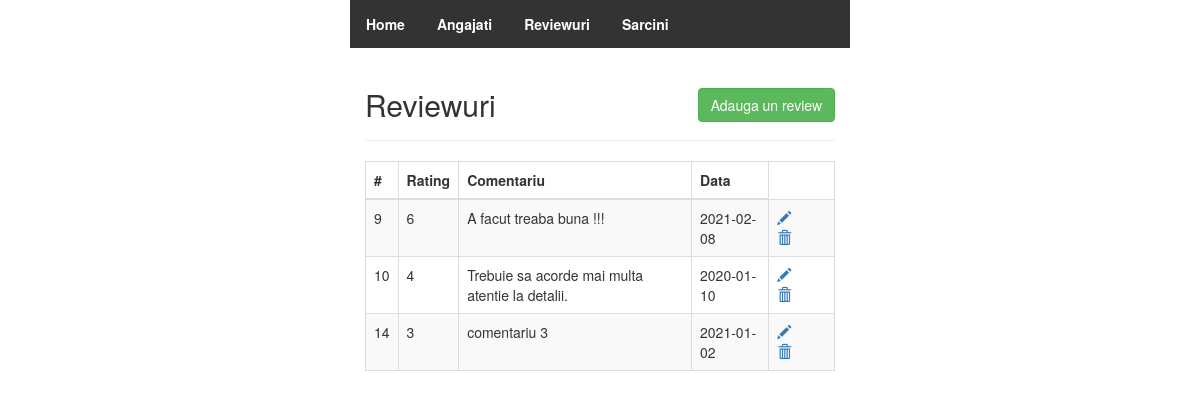
Page /project_php/reviewuri/index.php on the committed database.
### tables this page shows
CREATE TABLE `reviewuri` (
  `idreview` bigint NOT NULL,
  `rating` int DEFAULT NULL,
  `comentariu` text,
  `data` date DEFAULT NULL
);

### project_php/reviewuri/index.php (the view, shortened to what this page needs)
<!DOCTYPE html>
<html lang="en">
<head>
    <link rel="stylesheet" href="https://maxcdn.bootstrapcdn.com/bootstrap/3.3.7/css/bootstrap.css">
    <link rel="stylesheet" href="../main.css">
</head>
<body>
    <div class="wrapper">
        <ul>
            <li><a href="../"><strong>Home</strong></a> </li>
            <li><a href="../angajati"><strong>Angajati</strong></a> </li>
            <li><a href="../reviewuri"><strong>Reviewuri</strong></a> </li>
            <li><a href="../sarcini"><strong>Sarcini</strong></a> </li>
        </ul>
        <div class="container-fluid">
            <div class="row">
                <div class="col-md-12">
                    <div class="page-header clearfix">
                        <h2 class="pull-left">Reviewuri</h2>
                        <a href="adauga.php" class="btn btn-success pull-right">Adauga un review</a>
                    </div>
                    <?php
                    require_once "../config.php";
                    $sql = "SELECT * FROM reviewuri";
                    if($result = mysqli_query($link, $sql)){
                        if(mysqli_num_rows($result) > 0){
                            echo "<table class='table table-bordered table-striped'>";
                                echo "<thead>";
                                    echo "<tr>";
                                        echo "<th>#</th>";
                                        echo "<th>Rating</th>";
                                        echo "<th>Comentariu</th>";
                                        echo "<th>Data</th>";
                                    echo "</tr>";
                                echo "</thead>";
                                echo "<tbody>";
                                while($row = mysqli_fetch_array($result)){
                                    echo "<tr>";
                                        echo "<td>" . $row['idreview'] . "</td>";
                                        echo "<td>" . $row['rating'] . "</td>";
                                        echo "<td>" . $row['comentariu'] . "</td>";
                                        echo "<td>" . $row['data'] . "</td>";
                                        echo "<td>";
                                            echo "<a href='modifica.php?id=". $row['idreview'] ."' title='Actualizeaza' data-toggle='tooltip'><span class='glyphicon glyphicon-pencil'></span></a>";
                                            echo "<a href='sterge.php?id=". $row['idreview'] ."' title='Sterge' data-toggle='tooltip'><span class='glyphicon glyphicon-trash'></span></a>";
                                        echo "</td>";
                                    echo "</tr>";
                                }
                                echo "</tbody>";
                            echo "</table>";
                        } else{
                            echo "<p class='lead'><em>Nu avem inregistrari.</em></p>";
                        }
                    } else{
                        echo "EROARE: Nu se poate executa $sql. " . mysqli_error($link);
                    }
                    ?>
                </div>
            </div>
        </div>
    </div>
</body>
</html>

### project_php/main.css (style rules this page uses)
.wrapper { width: 500px; margin: 0 auto; }
ul { list-style-type: none; margin: 0; padding: 0; overflow: hidden; background-color: #333; }
li { float: left }
li a { display: block; color: white; text-align: center; padding: 14px 16px; text-decoration: none }

### project_php/reviewuri/index.php (style rules this page uses)
.page-header h2 { margin-top: 0; }
table tr td:last-child a { margin-right: 15px; }

### rows in the picture
reviewuri: idreview "9", rating "6", comentariu "A facut treaba buna !!!", data "2021-02-08"
reviewuri: idreview "10", rating "4", comentariu "Trebuie sa acorde mai multa atentie la detalii.", data "2020-01-10"
reviewuri: idreview "14", rating "3", comentariu "comentariu 3", data "2021-01-02"
